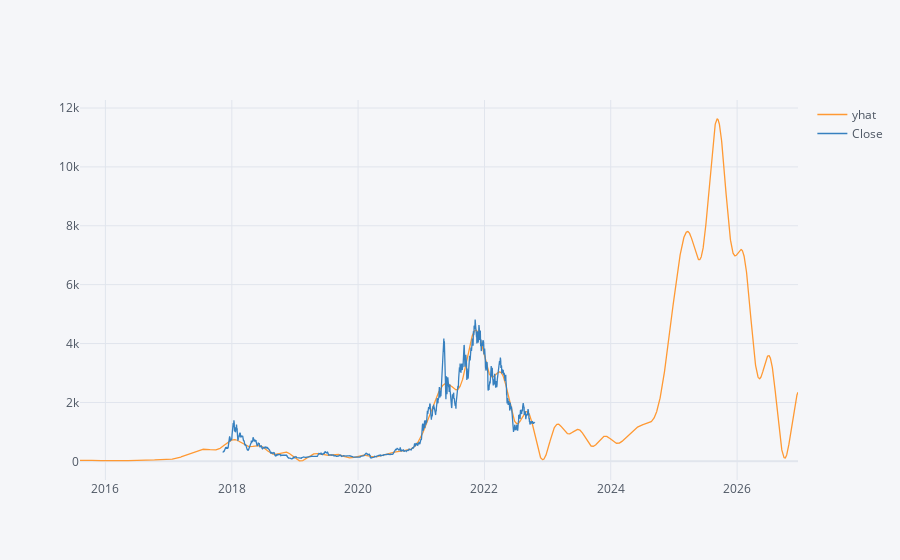

Notebook code for this chart:
### Code cell
result[['yhat', 'Close']].iplot()

### Figure 1 — Plotly figure (JSON) as saved in the notebook; plotly's stock layout.template omitted (floating-point values rounded to 4 significant figures; data arrays with more than 128 entries replaced by an {"elided": "..."} marker saying what was removed)
{"data": [{"line": {"color": "rgba(255, 153, 51, 1.0)", "dash": "solid", "shape": "linear", "width": 1.3}, "mode": "lines", "name": "yhat", "text": "", "type": "scatter", "x": {"elided": "4154 str values"}, "y": {"elided": "4154 mixed values"}}, {"line": {"color": "rgba(55, 128, 191, 1.0)", "dash": "solid", "shape": "linear", "width": 1.3}, "mode": "lines", "name": "Close", "text": "", "type": "scatter", "x": {"elided": "4154 str values"}, "y": {"elided": "4154 mixed values"}}], "layout": {"legend": {"bgcolor": "#F5F6F9", "font": {"color": "#4D5663"}}, "paper_bgcolor": "#F5F6F9", "plot_bgcolor": "#F5F6F9", "title": {"font": {"color": "#4D5663"}}, "xaxis": {"gridcolor": "#E1E5ED", "showgrid": true, "tickfont": {"color": "#4D5663"}, "title": {"font": {"color": "#4D5663"}, "text": ""}, "zerolinecolor": "#E1E5ED"}, "yaxis": {"gridcolor": "#E1E5ED", "showgrid": true, "tickfont": {"color": "#4D5663"}, "title": {"font": {"color": "#4D5663"}, "text": ""}, "zerolinecolor": "#E1E5ED"}}}
